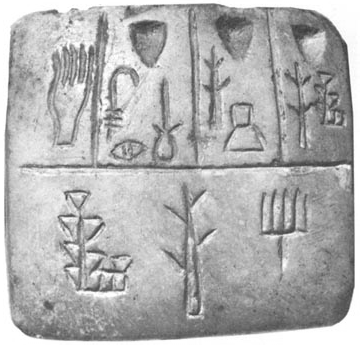
%> input picture 2A-L4 Filters as templates/tablet.png, 360 x 345 px
$ octave run2.m   (GNU Octave 9; MATLAB toolbox functions it lacks are replaced by stand-ins)
%> lines starting %> are read from the running program, lines starting %| are printed output that depends on the picture
### 2A-L4 Filters as templates/find_template_2D.m
function [yIndex xIndex] = find_template_2D(template, img)
    % TODO: Find template in img and return [y x] location
    % NOTE: Turn off all output from inside the function before submitting!
    c = normxcorr2(template, img);
    [yRaw xRaw] = find(c == max(c(:)));
    yIndex = yRaw - size(template, 1) + 1;
    xIndex = xRaw - size(template, 2) + 1;
endfunction

### 2A-L4 Filters as templates/run2.m
pkg load image; % AFTER function definition

% Test code:
tablet = imread('tablet.png');
%> tablet is the input picture: size 345x360 uint8; min 57, max 255, mean 177.1
imshow(tablet);
glyph = tablet(75:165, 150:185);
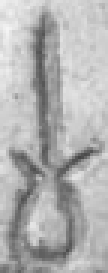
%> glyph: size 91x36 uint8 (shown 3 times larger); min 69, max 245, mean 177.8
imshow(glyph);

[y x] = find_template_2D(glyph, tablet);
%> in find_template_2D, `c = normxcorr2(template, img);`:
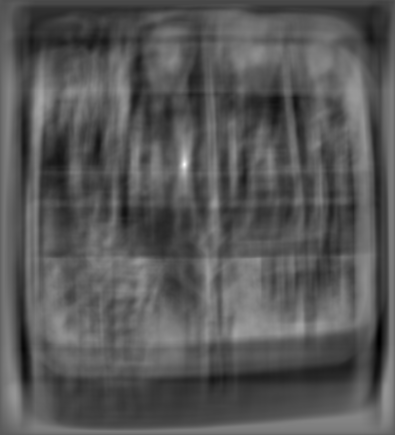
%> c: size 435x395 double; min -0.52, max 1, mean 0.00271; drawn with min black and max white
%> in find_template_2D, `[yRaw xRaw] = find(c == max(c(:)));`: yRaw = 165; xRaw = 185
%> in find_template_2D, `yIndex = yRaw - size(template, 1) + 1;`: yIndex = 75
%> in find_template_2D, `xIndex = xRaw - size(template, 2) + 1;`: xIndex = 150
%> y = 75; x = 150
disp([y x]); % should be the top-left corner of template in tablet
%|     75   150

colormap('gray'), imagesc(tablet);
hold on;
%plot(x, y, 'r+', 'markersize', 16);
rectangle('Position',[x, y, 35, 90],'FaceColor',[0 .5 .5],'EdgeColor','b','LineWidth',3)
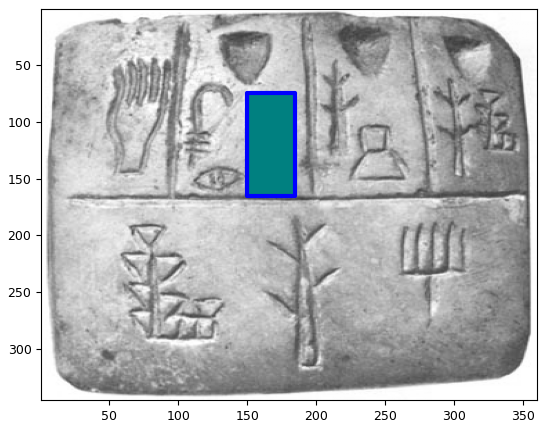
%> figure redrawn from the program's plot data
hold off;
